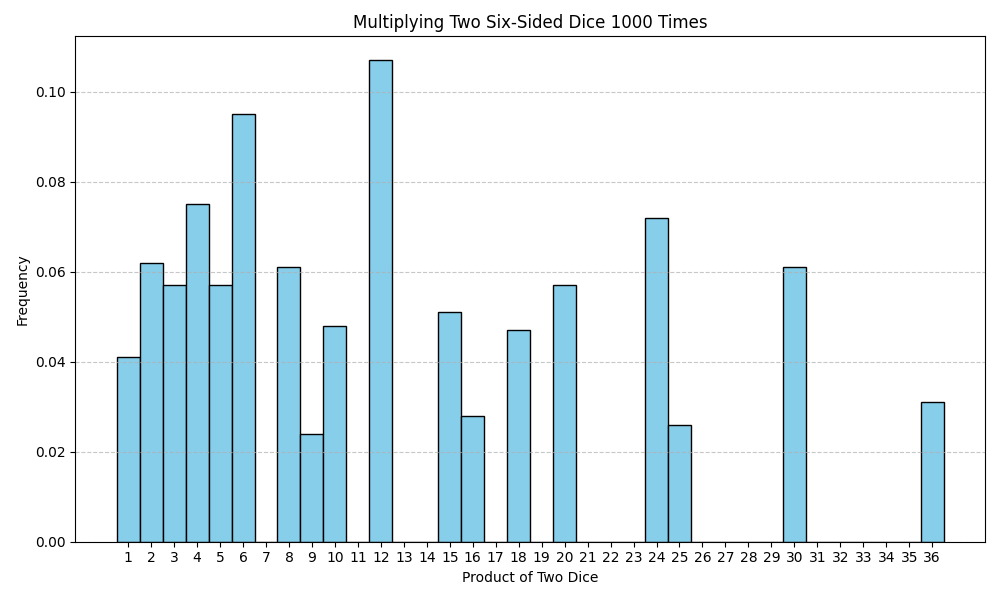

The script that drew this image:
import matplotlib.pyplot as plt
import numpy as np

rolls_1 = np.random.randint(1, 7, size=1000)
rolls_2 = np.random.randint(1, 7, size=1000)

products = rolls_1 * rolls_2

plt.figure(figsize=(10, 6))
plt.hist(products, bins=np.arange(0.5, 37.5, 1), color='skyblue', edgecolor='black', align='mid', density=True)
plt.title('Multiplying Two Six-Sided Dice 1000 Times')
plt.xlabel('Product of Two Dice')
plt.ylabel('Frequency')
plt.xticks(np.arange(1, 37, 1), rotation=0)
plt.grid(axis='y', linestyle='--', alpha=0.7)
plt.tight_layout()
plt.show()
